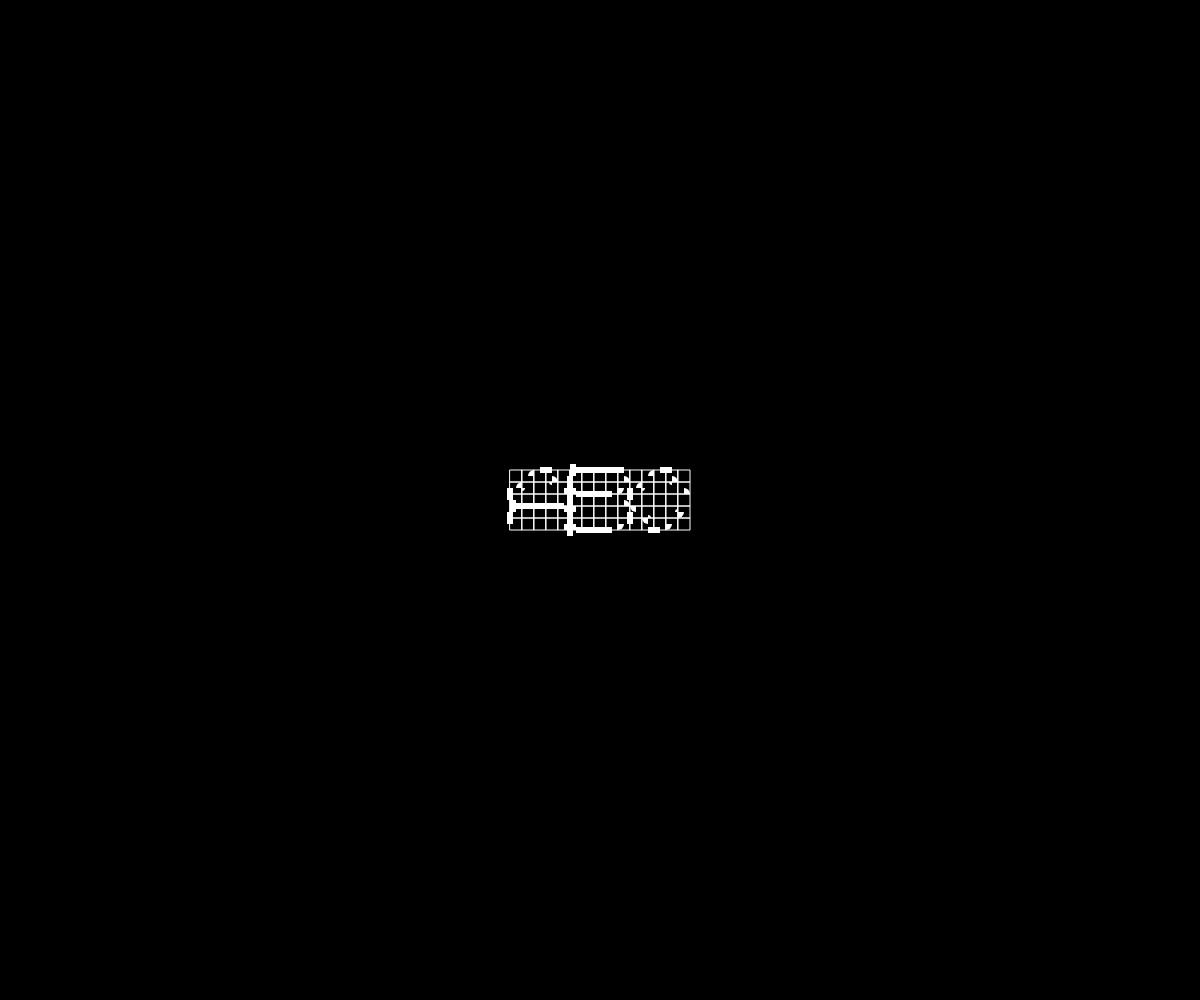
Frame 1 (no input)
Frame 2 (the mouse pressed at the canvas centre, redrawn once): identical to frame 1, image omitted

The p5.js sketch that drew this single still picture (run headless with seeded random() and noise() and a simulated clock; the mouse was pressed at the canvas centre and the sketch redrawn once):

// p5.js sketch
// ── sketch.js
let alphabet = {
    "A": "E0R1S1R2E0R1B3E0B0R2S0E0E0E0S2L1S1S1S1L2S0E0E0E0S2",
    "B": "L1S1S1S1R2L0S3S3S3R3S0E0E0B0R2S0E0E0E0S2L0S3S3S3R3",
    "C": "E0R1S1R2E0R1B3E0B0R2S0E0E0E0E0R0B2E0B1R3E0R0S3R3E0",
    "D": "L1S1S1R2E0S0E0E0B0R2S0E0E0E0S2S0E0E0B1R3L0S3S3R3E0",
    "E": "L1S1S1S1S1S0E0E0E0E0L1S1S1S1E0S0E0E0E0E0L0S3S3S3S3",
    "F": "L1S1S1S1S1S0E0E0E0E0L1S1S1S1E0S0E0E0E0E0S0E0E0E0E0",
    "G": "E0R1S1S1R2R1B3E0E0E0S0E0S1S1R2R0B2E0E0S2E0R0S3S3R3",
    "H": "S0E0E0E0S2S0E0E0E0S2L1S1S1S1L2S0E0E0E0S2S0E0E0E0S2",
    "I": "S1S1J1S1S1E0E0C0E0E0E0E0C0E0E0E0E0C0E0E0S3S3J3S3S3",
    "J": "S1S1S1S1L2E0E0E0E0S2S0E0E0E0S2R0B2E0B1R3E0R0S3R3E0",
    "K": "S0E0E0E0S2S0E0B1S3R3J0C1J2E0E0S0E0B0S1R2S0E0E0E0S2",
    "L": "S0E0E0E0E0S0E0E0E0E0S0E0E0E0E0S0E0E0E0E0L0S3S3S3S3",
    "M": "S0R1R2R1R2L1B3S2E0S2S0E0S2E0S2S0E0S2E0S2S0E0S2E0S2",
    "N": "S0R1S1S1R2L1B3E0E0S2S0E0E0E0S2S0E0E0E0S2S0E0E0E0S2",
    "O": "E0R1S1R2E0R1B3E0B0R2S0E0E0E0S2R0B2E0B1R3E0R0S3R3E0",
    "P": "L1S1S1S1R2L0B2E0E0S2S0R0S3S3R3S0E0E0E0E0S0E0E0E0E0",
    "Q": "E0R1S1R2E0R1B3E0B0R2S0E0E0E0S2R0B2E0E0R2E0R0S3R3S2",
    "R": "L1S1S1S1R2S0E0E0E0S2L0S3S3S3R3S0E0E0B0R2S0E0E0E0S2",
    "S": "E0R1S1R2E0R1B3E0B0R2R0S3S1S1R2R0B2E0B1R3E0R0S3R3E0",
    "T": "S1S1J1S1S1E0E0C0E0E0E0E0C0E0E0E0E0C0E0E0E0E0C0E0E0",
    "U": "S0E0E0E0S2S0E0E0E0S2S0E0E0E0S2S0E0E0E0S2R0S3S3S3R3",
    "V": "S0E0E0E0S2S0E0E0E0S2S0E0E0E0S2R0B2E0B1R3E0R0S3R3E0",
    "W": "S0E0C0E0S2S0E0C0E0S2S0B1J3B2S2S0S2E0S0S2R0R3E0R0R3",
    "X": "S1R2E0R1S1E0S2E0S0E0E0B0J1B3E0E0S2E0S0E0S3R3E0R0S3",
    "Y": "S1R2E0R1S1E0S2E0S0E0E0B0J1B3E0E0E0C0E0E0E0E0C0E0E0",
    "Z": "S1S1S1S1R2E0E0E0E0R3R1S1S1S1E0S0E0E0E0E0R0S3S3S3S3",
};

let words = [
    "ABC",
];

function setup() {
    createCanvas(windowWidth, windowHeight);
    noLoop();
}

function draw() {
    background(0);
    
    const cols = 5;
    const rows = 5;
    const moduleSize = 12;
    const stem = moduleSize / 2;  // Толщина штриха
    const gridWidth = cols * moduleSize * words[0].length;
    const gridHeight = rows * moduleSize * words.length;
    
    const startX = (width - gridWidth) / 2;
    const startY = (height - gridHeight) / 2;
    
    drawGrid(startX, startY, cols * words[0].length, rows * words.length, moduleSize);
    
    for (let w = 0; w < words.length; w++) {
        for (let l = 0; l < words[w].length; l++) {
            let letterCode = alphabet[words[w][l]];
            drawLetter(letterCode, startX + l * cols * moduleSize, startY + w * rows * moduleSize, cols, rows, moduleSize, stem);
        }
    }
}

function drawGrid(x, y, cols, rows, size) {
    for (let i = 0; i < cols; i++) {
        for (let j = 0; j < rows; j++) {
            const x1 = x + i * size;
            const y1 = y + j * size;
            stroke(255);
            strokeWeight(1);
            noFill();
            rect(x1, y1, size, size);
        }
    }
}

function drawLetter(code, x, y, cols, rows, size, stem) {
    for (let i = 0; i < cols * rows; i++) {
        const moduleType = code.charAt(i * 2);
        const rotation = parseInt(code.charAt(i * 2 + 1)) * HALF_PI; // Умножаем на HALF_PI для поворота
        
        const moduleX = x + (i % cols) * size;
        const moduleY = y + Math.floor(i / cols) * size;
        
        switch (moduleType) {
            case 'S':
                drawStraight(moduleX, moduleY, size, size, rotation, stem);
                break;
            case 'C':
                drawCentral(moduleX, moduleY, size, size, rotation, stem);
                break;
            case 'J':
                drawJoint(moduleX, moduleY, size, size, rotation, stem);
                break;
            case 'L':
                drawLink(moduleX, moduleY, size, size, rotation, stem);
                break;
            case 'R':
                drawRound(moduleX, moduleY, size, size, rotation, stem);
                break;
            case 'B':
                drawBend(moduleX, moduleY, size, size, rotation, stem);
                break;
            case 'E':
                drawEmpty(moduleX, moduleY, size, size, rotation, stem);
                break;
        }
    }
}

function drawStraight(x, y, w, h, a, stem) {
    push();
    translate(x + w / 2, y + h / 2);
    rotate(a);
    fill(255);
    noStroke();
    rectMode(CENTER);
    rect(-w / 2, -h / 2, stem, h);
    pop();
}

function drawCentral(x, y, w, h, a, stem) {
    push();
    translate(x + w / 2, y + h / 2);
    rotate(a);
    fill(255);
    noStroke();
    rectMode(CENTER);
    rect(-w / 2, -h / 2, stem, stem);
    pop();
}

function drawJoint(x, y, w, h, a, stem) {
    push();
    translate(x + w / 2, y + h / 2);
    rotate(a);
    fill(255);
    noStroke();
    rectMode(CENTER);
    rect(-w / 2, -h / 2, stem, h);
    rect(-w / 2, -h / 2, w, stem);
    pop();
}

function drawLink(x, y, w, h, a, stem) {
    push();
    translate(x + w / 2, y + h / 2);
    rotate(a);
    fill(255);
    noStroke();
    rectMode(CENTER);
    rect(-w / 2, -h / 2, stem, h);
    rect(-w / 2, (h - stem) / 2, w, stem);
    pop();
}

function drawRound(x, y, w, h, a, stem) {
    push();
    noStroke();
    translate(x + w / 2, y + h / 2);
    rotate(a);
    fill(255);
    arc(0, -h / 2, stem * 2, stem * 2, HALF_PI, PI);
    pop();
}

function drawBend(x, y, w, h, a, stem) {
    push();
    fill(255);
    noStroke();
    translate(x + w / 2, y + h / 2);
    rotate(a);
    arc(0, -h / 2, stem, stem, HALF_PI, PI);
    pop();
}

function drawEmpty(x, y, w, h, a, stem) {
    // Этот модуль не имеет заливки, только контур сетки
}
